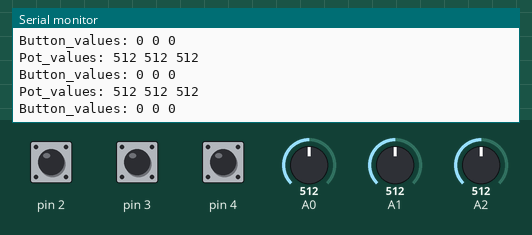
Recording of a sketch running on a simulated Arduino Uno, built with avr-gcc and run on an emulated ATmega328P. On the bench: the last lines printed to the serial monitor. The test bench sets the inputs (shaded band); at power-on: A0 = 512, A1 = 512, A2 = 512, pin 2 HIGH, pin 3 HIGH, pin 4 HIGH.

Above: at 1.2 s.
1.3 s: A0 set to 984
At 2.2 s:
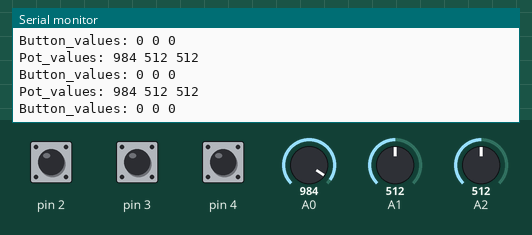
2.8 s: A0 set to 1009
At 3.8 s:
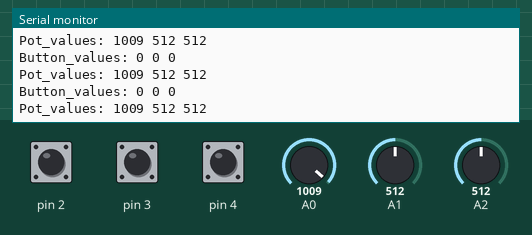
5.8 s: A1 set to 988
At 6.4 s:
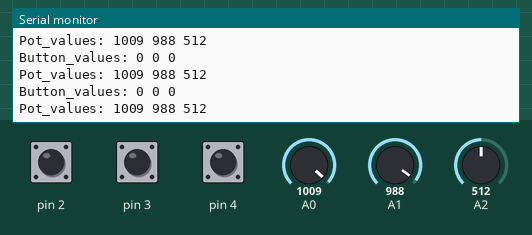
7.3 s: A1 set to 1014
At 8.3 s:
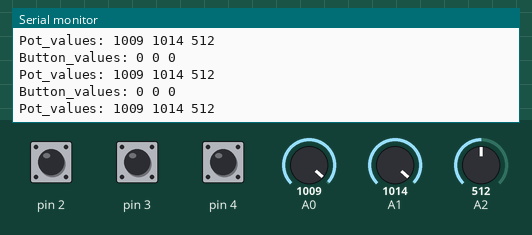
8.8 s: A2 set to 107
At 9.3 s:
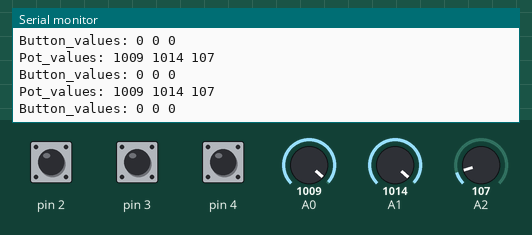
11.8 s: A2 set to 93
At 12.5 s:
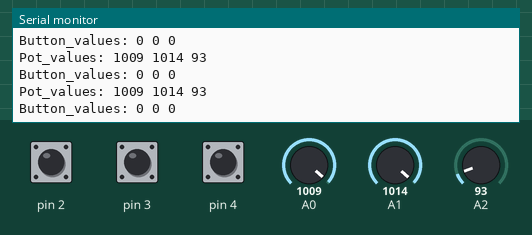
Timing chart, 0 to 14.8 s (numbered marks = the images above; inputs shaded):
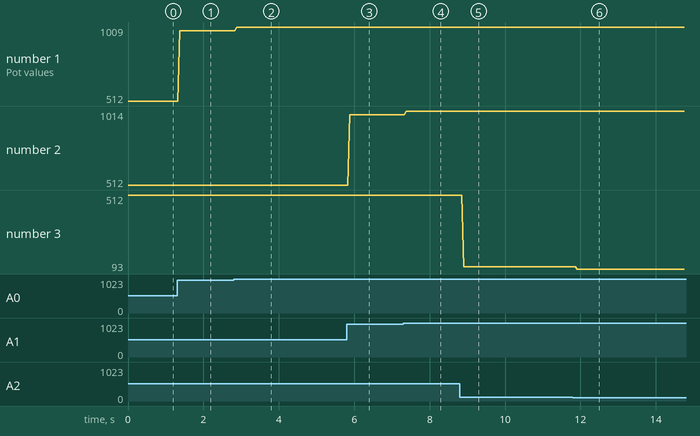

The sketch:

listing_2-8.ino
```cpp
// potentiometer array size, must be constant
const int num_of_pots = 3;
// push-button array size, must be constant
const int num_of_buttons = 3;

// create an array to store the values of the potentiometers
int pots[num_of_pots];
// create an array to store the values of the push-buttons
int buttons[num_of_buttons];

void setup() {
  for(int i = 0; i < num_of_buttons; i++){
    pinMode((i + 2), INPUT_PULLUP);
  }
  Serial.begin(9600);
}

void loop() {
  for(int i = 0; i < num_of_pots; i++) pots[i] = analogRead(i);

  for(int i = 0; i < num_of_buttons; i++) buttons[i] = !digitalRead(i + 2);

  Serial.print("Pot_values: ");
  for(int i = 0; i < (num_of_pots - 1); i++){
    Serial.print(pots[i]);
    Serial.print(" ");
  }
  Serial.println(pots[num_of_pots - 1]);

  Serial.print("Button_values: ");
  for(int i = 0; i < (num_of_buttons - 1); i++){
    Serial.print(buttons[i]);
    Serial.print(" ");
  }
  Serial.println(buttons[num_of_buttons - 1]);
}
```

Measured:
- the behaviour switches between 999 and 1000 on A0 (found by bisection; images 1 and 2)
- after the input at 1.3 s, the serial monitor: prints a new line after 0.07 s (image 1)
- after the input at 2.8 s, the serial monitor: prints a new line after 0.08 s (image 2)
- after the input at 5.8 s, the serial monitor: prints a new line after 0.08 s (image 3)
- after the input at 7.3 s, the serial monitor: prints a new line after 0.08 s (image 4)
- after the input at 8.8 s, the serial monitor: prints a new line after 0.11 s (image 5)
- after the input at 11.8 s, the serial monitor: prints a new line after 0.11 s (image 6)
- plotted number 1: 512 → 984 after the input at 1.3 s, 984 → 1009 after the input at 2.8 s
